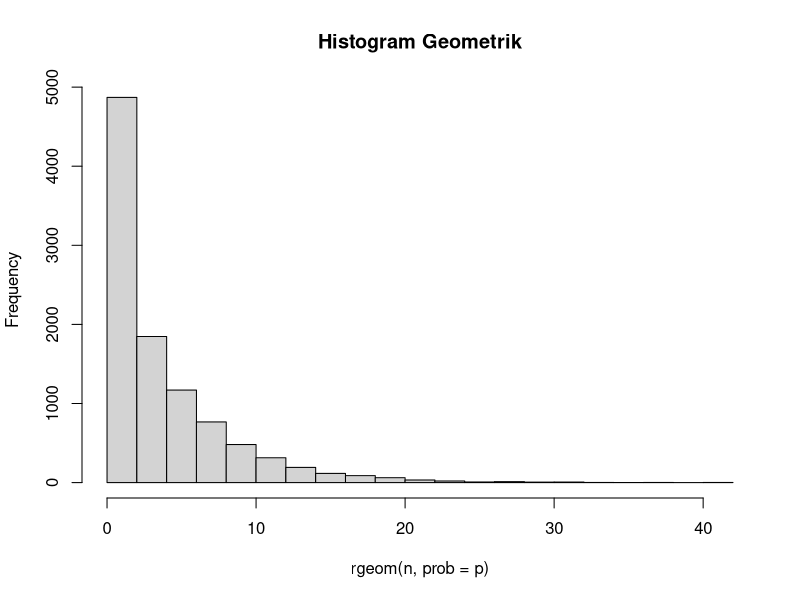

Write the R code that produced this figure.
#A
p = 0.2
x = 3
P = dgeom(x, p)
P

#B
mean = mean(rgeom(n = 10000, prob = p) == 3)
mean

#C
#Bandingkan Hasil poin a dan b , apa kesimpulan yang bisa didapatkan?

#D
n = 10000
hist(rgeom(n, prob = p), main = 'Histogram Geometrik')

#E
rataan = 1 / p
varian = (1 - p) / (p ^ 2)
rataan
varian